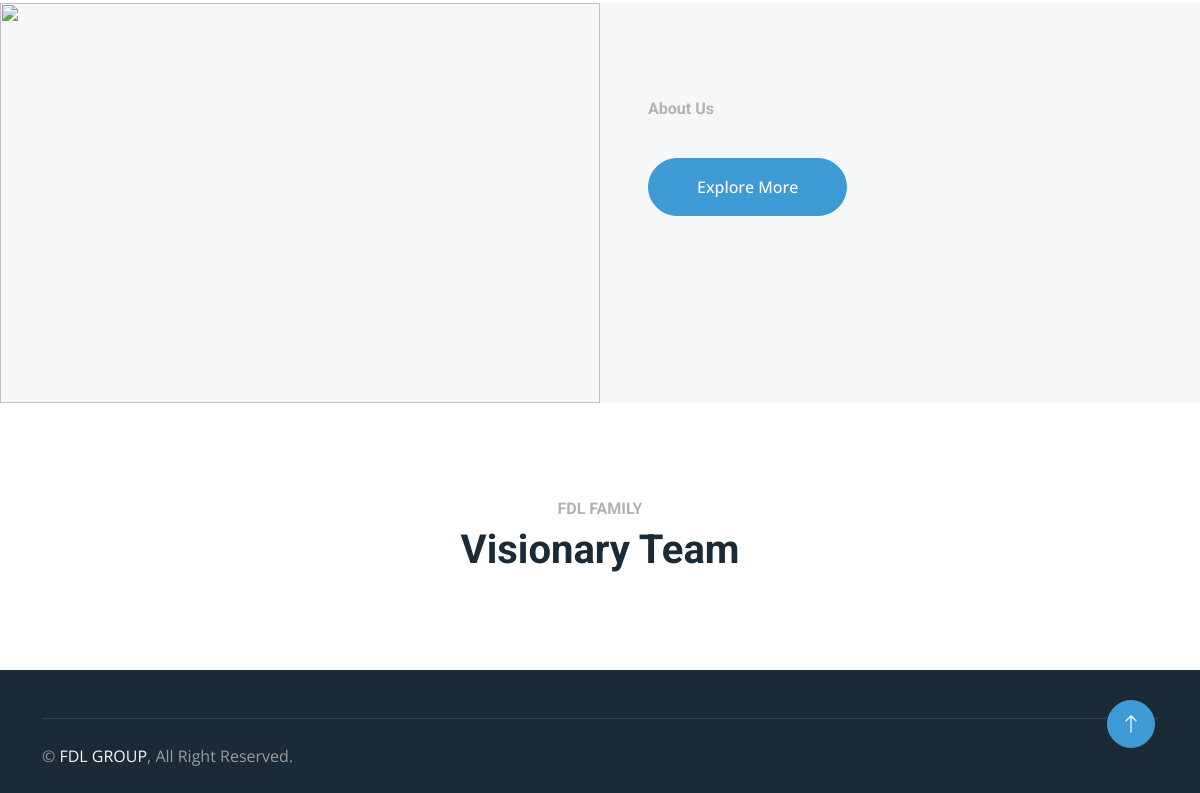
Page /about/ (lower part) on the earlier database version.
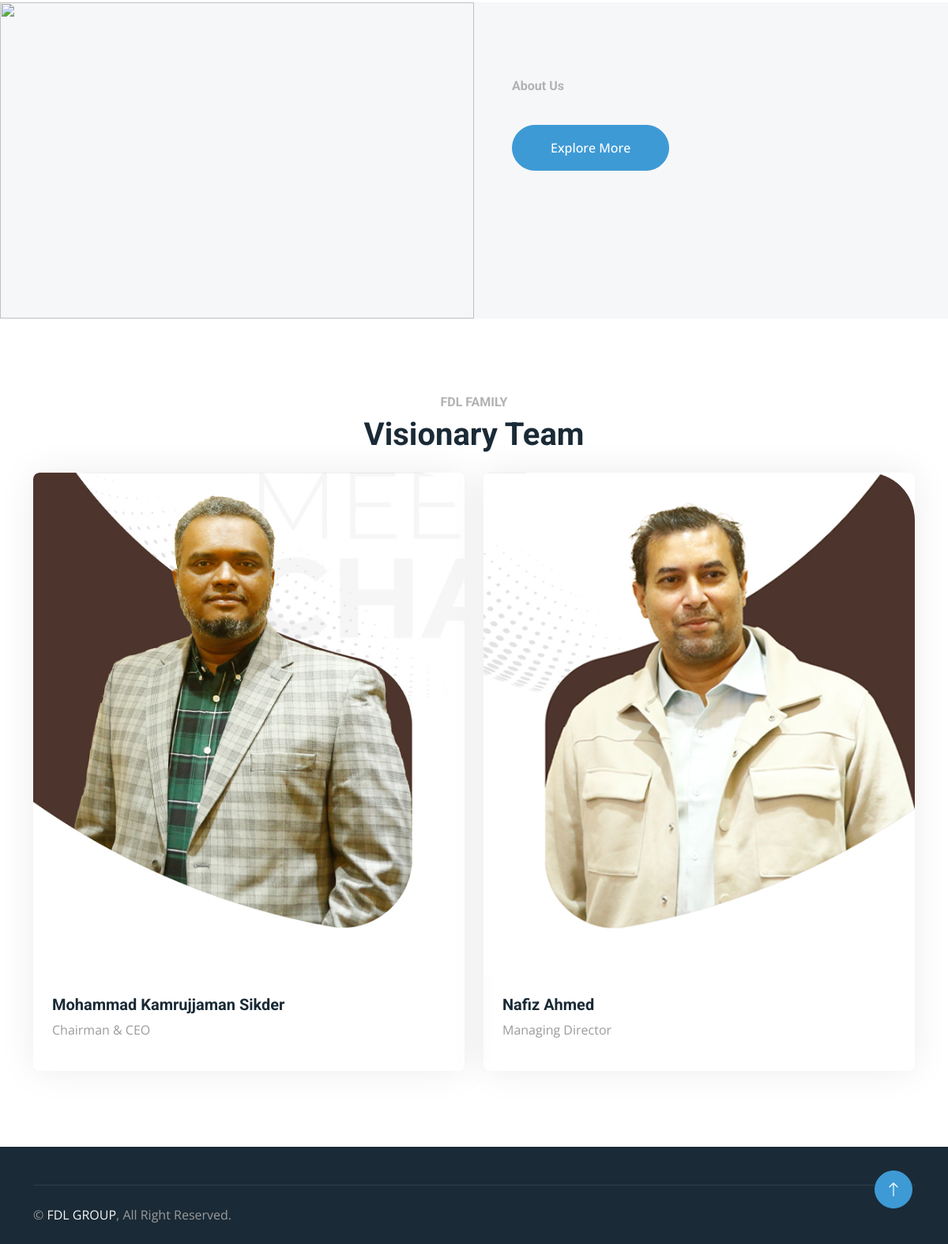
Same page on the later database version.
### products/models.py (models this page shows, shortened)
class TeamMember(models.Model):
    name = models.CharField(max_length=100)
    position = models.CharField(max_length=100)
    image = models.ImageField(upload_to='team/')
    bio = models.TextField(blank=True, null=True)

### products/views.py (the view)
# urls.py: path('about/', views.about, name="about"),
def about(request):
    portfolio = Portfolio.objects.last()
    about_info = About.objects.first()
    team_members = TeamMember.objects.all()
    context = {
        'portfolio': portfolio,
        'team_members': team_members,
        'about_info': about_info
    }
    return render(request, 'products/about.html',context)

### products/templates/products/about.html (shortened to what this page needs)
{% extends "products/base.html" %}
{% block body %}
{% load static %}
<div class="container-fluid bg-light overflow-hidden my-5 px-lg-0">
    <div class="container about px-lg-0">
        <div class="row g-0 mx-lg-0">
            <div class="col-lg-6 ps-lg-0 wow fadeIn" data-wow-delay="0.1s" style="min-height: 400px;">
                <div class="position-relative h-100">
                    <img class="position-absolute img-fluid w-100 h-100" src="{{ about_info.image.url }}" style="object-fit: cover;" alt="">
                </div>
            </div>
            <div class="col-lg-6 about-text py-5 wow fadeIn" data-wow-delay="0.5s">
                <div class="p-lg-5 pe-lg-0">
                    <h6 class="text-primary">About Us</h6>
                    <a href="{% url 'contact' %}" class="btn btn-primary rounded-pill py-3 px-5 mt-3">Explore More</a>
                </div>
            </div>
        </div>
    </div>
</div>
<div class="container-xxl py-5">
    <div class="container">
        <div class="text-center mx-auto mb-4 wow fadeInUp" data-wow-delay="0.1s" style="max-width: 600px;">
            <h6 class="text-primary">FDL FAMILY</h6>
            <h1 class="mb-4">Visionary Team</h1>
        </div>
        <div class="row g-4">
            {% for member in team_members %}
            <div class="col-lg-6 col-md-6 wow fadeInUp" data-wow-delay="0.{{ forloop.counter0 }}s">
                <div class="team-item rounded overflow-hidden">
                    <div class="d-flex">
                        <img class="img-fluid" src="{{ member.image.url }}" alt="{{ member.name }}">
                    </div>
                    <div class="p-4">
                        <h5>{{ member.name }}</h5>
                        <span>{{ member.position }}</span>
                    </div>
                </div>
            </div>
            {% endfor %}
        </div>
    </div>
</div>
    {% endblock %}

Differences in the rows shown:
added TeamMember: image (picture), name "Mohammad Kamrujjaman Sikder", position "Chairman & CEO"
added TeamMember: image (picture), name "Nafiz Ahmed", position "Managing Director"
